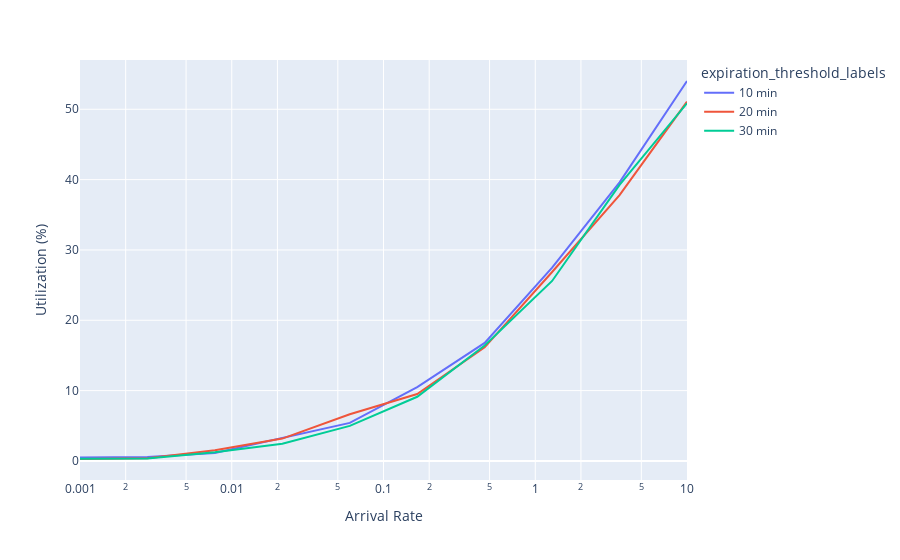

Source (notebook cell):
### Code cell
# Plotting imports for a simple interactive plot using plotly express
import plotly.express as px

fig = px.line(df, x='arrival_rate', y='utilization_percent', log_x=True, color='expiration_threshold_labels')
fig.update_layout(xaxis_title="Arrival Rate", yaxis_title="Utilization (%)")
fig.show()

### Figure 1 — Plotly figure (JSON) as saved in the notebook; plotly's stock layout.template omitted (floating-point values rounded to 4 significant figures)
{"data": [{"hovertemplate": "expiration_threshold_labels=10 min<br>arrival_rate=%{x}<br>utilization_percent=%{y}<extra></extra>", "legendgroup": "10 min", "line": {"color": "#636efa", "dash": "solid"}, "mode": "lines", "name": "10 min", "orientation": "v", "showlegend": true, "type": "scatter", "x": [0.001, 0.002783, 0.007743, 0.02154, 0.05995, 0.1668, 0.4642, 1.292, 3.594, 10], "xaxis": "x", "y": [0.4967, 0.5537, 1.117, 3.246, 5.409, 10.51, 16.78, 27.49, 39.62, 54.02], "yaxis": "y"}, {"hovertemplate": "expiration_threshold_labels=20 min<br>arrival_rate=%{x}<br>utilization_percent=%{y}<extra></extra>", "legendgroup": "20 min", "line": {"color": "#EF553B", "dash": "solid"}, "mode": "lines", "name": "20 min", "orientation": "v", "showlegend": true, "type": "scatter", "x": [0.001, 0.002783, 0.007743, 0.02154, 0.05995, 0.1668, 0.4642, 1.292, 3.594, 10], "xaxis": "x", "y": [0.2764, 0.3989, 1.52, 3.177, 6.633, 9.507, 16.15, 26.86, 37.8, 51.08], "yaxis": "y"}, {"hovertemplate": "expiration_threshold_labels=30 min<br>arrival_rate=%{x}<br>utilization_percent=%{y}<extra></extra>", "legendgroup": "30 min", "line": {"color": "#00cc96", "dash": "solid"}, "mode": "lines", "name": "30 min", "orientation": "v", "showlegend": true, "type": "scatter", "x": [0.001, 0.002783, 0.007743, 0.02154, 0.05995, 0.1668, 0.4642, 1.292, 3.594, 10], "xaxis": "x", "y": [0.3177, 0.351, 1.225, 2.437, 4.986, 9.126, 16.42, 25.59, 39.24, 50.85], "yaxis": "y"}], "layout": {"legend": {"title": {"text": "expiration_threshold_labels"}, "tracegroupgap": 0}, "margin": {"t": 60}, "xaxis": {"anchor": "y", "domain": [0, 1], "title": {"text": "Arrival Rate"}, "type": "log"}, "yaxis": {"anchor": "x", "domain": [0, 1], "title": {"text": "Utilization (%)"}}}}
